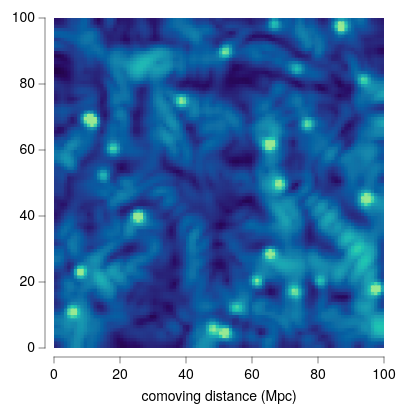

Here is the Vega-Lite specification saved for this chart:
### Vega-Lite specification from a JSON file in a GitHub repository (floating-point values rounded to 4 significant figures; data arrays with more than 128 entries replaced by an {"elided": "..."} marker saying what was removed)
{"background": null, "config": {"arc": {"fill": "#DBDBDB", "fillOpacity": 1.0, "innerRadius": 41.25, "padAngle": 0.03, "stroke": "black", "strokeOpacity": 1, "strokeWidth": 0.25}, "area": {"fill": "#DBDBDB", "fillOpacity": 1.0, "stroke": "black", "strokeOpacity": 1, "strokeWidth": 0.25}, "axis": {"domain": true, "domainCap": "round", "domainColor": "black", "domainWidth": 0.25, "grid": false, "gridCap": "round", "gridColor": "#F1F1F1", "gridDash": [0, 0], "gridOpacity": 1.0, "gridWidth": 0.25, "labelColor": "black", "labelFont": "Helvetica Neue", "labelFontSize": 7, "labelFontStyle": "normal", "labelFontWeight": 400, "offset": 4.5, "ticks": true, "tickCap": "round", "tickColor": "black", "tickRound": false, "tickSize": 3, "tickWidth": 0.25, "titleColor": "black", "titleFont": "Helvetica Neue", "titleFontSize": 7, "titleFontStyle": "normal", "titleFontWeight": 400}, "axisX": {"domain": true, "labelAlign": "center", "labelAngle": 0, "labels": true, "ticks": true, "translate": 0}, "axisY": {"domain": true, "labelAlign": "right", "labelAngle": 0, "labels": true, "ticks": true, "translate": 0}, "axisRight": {"domain": true, "labelAlign": "left", "labelAngle": 0, "labels": true, "ticks": true, "translate": 0}, "axisTop": {"domain": true, "labelAlign": "center", "labelAngle": 0, "labels": true, "ticks": true, "translate": 0}, "axisBand": {"tickOffset": 0}, "bar": {"fill": "#DBDBDB", "fillOpacity": 1.0, "stroke": "black", "strokeOpacity": 1, "strokeWidth": 0.25}, "boxplot": {"size": 14.85, "ticks": {"cornerRadius": 0.25, "fill": "black", "opacity": 1, "size": 7.425, "thickness": 0.25}, "box": {"fillOpacity": 1.0, "stroke": "black", "strokeOpacity": 1, "strokeWidth": 0.25}, "median": {"cornerRadius": 0, "fill": "black", "fillOpacity": 1.0, "opacity": 1, "size": 14.85, "thickness": 0.25}, "rule": {"fill": "black", "fillOpacity": 1.0, "size": 16.5, "stroke": "black", "strokeDash": [0, 0], "strokeOpacity": 1, "strokeWidth": 0.25}, "outliers": {"color": "black", "fill": "black", "fillOpacity": 1.0, "size": 0, "stroke": "black", "strokeOpacity": 1, "strokeWidth": 0.25}}, "circle": {"fill": "black", "fillOpacity": 1.0, "size": 0.825, "stroke": null, "strokeOpacity": 1, "strokeWidth": 0.25}, "errorband": {"band": {"fillOpacity": 0.6, "stroke": null, "strokeWidth": 0.25, "strokeOpacity": 1}, "borders": {"opacity": 0, "strokeOpacity": 0.25, "strokeWidth": 1}}, "errorbar": {"opacity": 1, "rule": {"strokeDash": [0, 0], "strokeWidth": 0.25}, "ticks": {"color": "black", "cornerRadius": 0.125, "opacity": 1, "size": 9.9, "thickness": 0.25}, "thickness": 0.25}, "font": "Helvetica Neue", "geoshape": {"fill": "#DBDBDB", "fillOpacity": 1.0, "stroke": "black", "strokeOpacity": 1, "strokeWidth": 0.25}, "header": {"labelColor": "black", "labelFont": "Helvetica Neue", "labelFontSize": 7, "labelFontStyle": "normal", "labelFontWeight": 400, "titleColor": "black", "titleFont": "Helvetica Neue", "titleFontSize": 7, "titleFontStyle": "normal", "titleFontWeight": 400, "titlePadding": 0}, "legend": {"disable": false, "offset": 4.5, "titlePadding": 4, "labelOffset": 2, "gradientLabelOffset": 2, "gradientLength": 82.5, "gradientThickness": 8.25, "gradientOpacity": 1.0, "gradientStrokeColor": "black", "gradientStrokeWidth": 0.25, "labelColor": "black", "labelFont": "Helvetica Neue", "labelFontSize": 7, "labelFontStyle": "normal", "labelFontWeight": 400, "strokeColor": "black", "strokeWidth": 0, "symbolSize": 42, "symbolStrokeColor": "black", "symbolStrokeWidth": 0.25, "titleColor": "black", "titleFont": "Helvetica Neue", "titleFontSize": 7, "titleFontStyle": "normal", "titleFontWeight": 400}, "line": {"color": "black", "stroke": "black", "strokeCap": "round", "strokeDash": [0, 0], "strokeOpacity": 1, "strokeWidth": 0.375}, "point": {"filled": true, "fill": "#DBDBDB", "fillOpacity": 1.0, "size": 8.25, "stroke": "black", "strokeOpacity": 1, "strokeWidth": 0.25}, "range": {"category": ["#C6D9F1", "#F1C9CB", "#FEF0B9", "#CEE37A", "#7AA8E0", "#E589A3", "#FDDD5D", "#68B961", "#4177B1", "#C35082", "#E5C227", "#438156"], "diverging": {"scheme": ["#C35082", "#CE6D94", "#D989A7", "#E2A4BA", "#EABFCE", "#F1DBE2", "#F6F6F6", "#D7E0EB", "#B9CBE0", "#9BB6D5", "#7DA1C9", "#5F8CBD", "#4177B1"]}, "heatmap": {"scheme": ["#230347", "#290D67", "#28287D", "#204092", "#0C58A0", "#126FA5", "#1886AC", "#1D9DB1", "#22B4B4", "#27CAAE", "#5FDBA1", "#98E993"]}, "ordinal": {"scheme": ["#F1F1F1", "#DBDBDB", "#C6C6C6", "#B2B2B2", "#9D9D9D", "#898989", "#767676", "#636363", "#515151", "#404040", "#2F2F2F", "#1F1F1F"]}, "ramp": {"scheme": ["#32022B", "#43044D", "#4C196E", "#4D338C", "#484DA6", "#3A68BB", "#1D83CA", "#1D9CCB", "#23B5C9", "#28CDC5", "#4DE0B4", "#91EE9F"]}}, "rule": {"color": "black", "stroke": "black", "strokeCap": "round", "strokeDash": [2, 2], "strokeOpacity": 1, "strokeWidth": 0.25}, "scale": {"bandPaddingInner": 0.1, "bandPaddingOuter": 0.1, "round": false}, "rect": {"fill": "#DBDBDB", "fillOpacity": 1.0, "stroke": "black", "strokeOpacity": 1, "strokeWidth": 0.25}, "square": {"fill": "#DBDBDB", "fillOpacity": 1.0, "size": 16.5, "stroke": "black", "strokeOpacity": 1, "strokeWidth": 0.25}, "text": {"color": "black", "font": "Helvetica Neue", "fontSize": 7, "fontStyle": "normal", "fontWeight": 400}, "tick": {"color": "black", "cornerRadius": 0.125, "opacity": 1.0, "size": 14.85, "thickness": 0.25}, "title": {"anchor": "middle", "frame": "group", "color": "black", "font": "Helvetica Neue", "fontSize": 7, "fontStyle": "normal", "fontWeight": 400, "subtitleColor": "black", "subtitleFont": "Helvetica Neue", "subtitleFontSize": "Helvetica Neue", "subtitleFontStyle": "normal", "subtitleFontWeight": 400}, "trail": {"color": "black", "opacity": 1, "size": 0.375}, "view": {"continuousWidth": 165, "continuousHeight": 165, "discreteWidth": 165, "discreteHeight": 165, "fill": null, "stroke": null, "strokeWidth": 0.25}}, "data": {"name": "data-4b5ccc71a6e158b2ae93a916202ffd7d"}, "mark": {"type": "rect", "clip": true, "stroke": null}, "encoding": {"color": {"field": "delta", "legend": null, "title": null, "type": "quantitative"}, "x": {"field": "x0", "scale": {"domain": [0, 100], "nice": false}, "title": "comoving distance (Mpc)", "type": "quantitative"}, "x2": {"field": "x1"}, "y": {"field": "y0", "scale": {"domain": [0, 100], "nice": false}, "title": null, "type": "quantitative"}, "y2": {"field": "y1"}}, "$schema": "https://vega.github.io/schema/vega-lite/v6.4.1.json", "datasets": {"data-4b5ccc71a6e158b2ae93a916202ffd7d": {"elided": "10000 records"}}}
